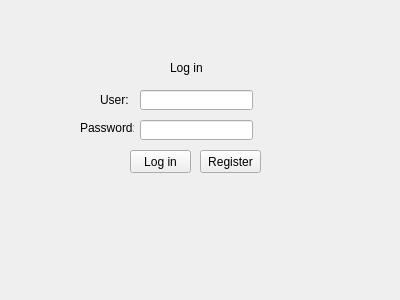
<?xml version="1.0" encoding="UTF-8"?>
<ui version="4.0">
 <class>LogWindow</class>
 <widget class="QWidget" name="LogWindow">
  <property name="geometry">
   <rect>
    <x>0</x>
    <y>0</y>
    <width>400</width>
    <height>300</height>
   </rect>
  </property>
  <property name="windowTitle">
   <string>Form</string>
  </property>
  <widget class="QLineEdit" name="UserName">
   <property name="geometry">
    <rect>
     <x>140</x>
     <y>90</y>
     <width>113</width>
     <height>20</height>
    </rect>
   </property>
  </widget>
  <widget class="QLineEdit" name="Password_2">
   <property name="geometry">
    <rect>
     <x>140</x>
     <y>120</y>
     <width>113</width>
     <height>20</height>
    </rect>
   </property>
  </widget>
  <widget class="QLabel" name="USer">
   <property name="geometry">
    <rect>
     <x>100</x>
     <y>90</y>
     <width>31</width>
     <height>20</height>
    </rect>
   </property>
   <property name="text">
    <string>User:</string>
   </property>
  </widget>
  <widget class="QLabel" name="Password">
   <property name="geometry">
    <rect>
     <x>80</x>
     <y>120</y>
     <width>54</width>
     <height>16</height>
    </rect>
   </property>
   <property name="text">
    <string>Password:</string>
   </property>
  </widget>
  <widget class="QLabel" name="LogIn">
   <property name="geometry">
    <rect>
     <x>170</x>
     <y>60</y>
     <width>41</width>
     <height>16</height>
    </rect>
   </property>
   <property name="text">
    <string>Log in</string>
   </property>
  </widget>
  <widget class="QPushButton" name="LogIn_2">
   <property name="geometry">
    <rect>
     <x>130</x>
     <y>150</y>
     <width>61</width>
     <height>23</height>
    </rect>
   </property>
   <property name="text">
    <string>Log in</string>
   </property>
  </widget>
  <widget class="QLabel" name="UserTips">
   <property name="geometry">
    <rect>
     <x>260</x>
     <y>90</y>
     <width>54</width>
     <height>16</height>
    </rect>
   </property>
   <property name="text">
    <string/>
   </property>
  </widget>
  <widget class="QLabel" name="PasswordTips">
   <property name="geometry">
    <rect>
     <x>260</x>
     <y>120</y>
     <width>54</width>
     <height>16</height>
    </rect>
   </property>
   <property name="text">
    <string/>
   </property>
  </widget>
  <widget class="QPushButton" name="Register">
   <property name="geometry">
    <rect>
     <x>200</x>
     <y>150</y>
     <width>61</width>
     <height>23</height>
    </rect>
   </property>
   <property name="text">
    <string>Register</string>
   </property>
  </widget>
 </widget>
 <resources/>
 <connections/>
</ui>
